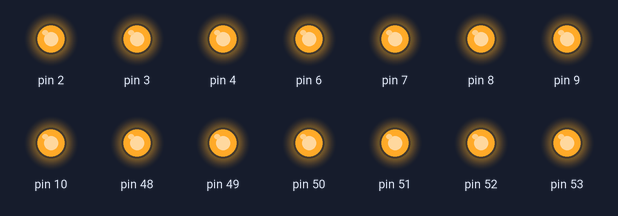
Bench run of a sketch on a simulated Arduino Mega 2560, built with avr-gcc and run on an emulated ATmega2560. On the bench: output pins drawn as LEDs (lit = HIGH).

Above: at 0.1 s.
Timing chart, 0 to 1.6 s (numbered marks = the images above):
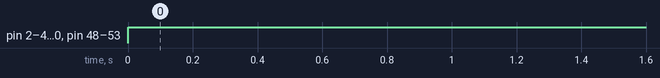

The sketch:

LEDulcartest.ino
```cpp
int rfred= 2;
int rfblue =3;
int r1blud =3;
int r1red =8;
int r2red =6;
int r2blue =7;
int mfred= 9;
int mfblue =10;
int lfred =48;
int lfblue= 49;
int l1red =50;
int l1blue= 51;
int l2red =53;
int l2blue =52;


void setup() {
  // put your setup code here, to run once:
pinMode(2,HIGH);
pinMode(3,HIGH);
pinMode(4,HIGH);
pinMode(8,HIGH);
pinMode(7,HIGH);
pinMode(6,HIGH);
pinMode(9,HIGH);
pinMode(10,HIGH);
pinMode(49,HIGH);
pinMode(50,HIGH);
pinMode(51,HIGH);
pinMode(52,HIGH);
pinMode(53,HIGH);
pinMode(48,HIGH);

}

void loop() {
digitalWrite(2,HIGH);
digitalWrite(3,HIGH);
digitalWrite(4,HIGH);
digitalWrite(6,HIGH);
digitalWrite(7,HIGH);
digitalWrite(8,HIGH);
digitalWrite(9,HIGH);
digitalWrite(10,HIGH);
digitalWrite(48,HIGH);
digitalWrite(49,HIGH);
digitalWrite(50,HIGH);
digitalWrite(51,HIGH);
digitalWrite(52,HIGH);
digitalWrite(53,HIGH);

  // put your main code here, to run repeatedly:

}
```

Measured:
- by itself, pin 2–4, pin 6–10, pin 48–53: LOW → HIGH at 0.00 s
